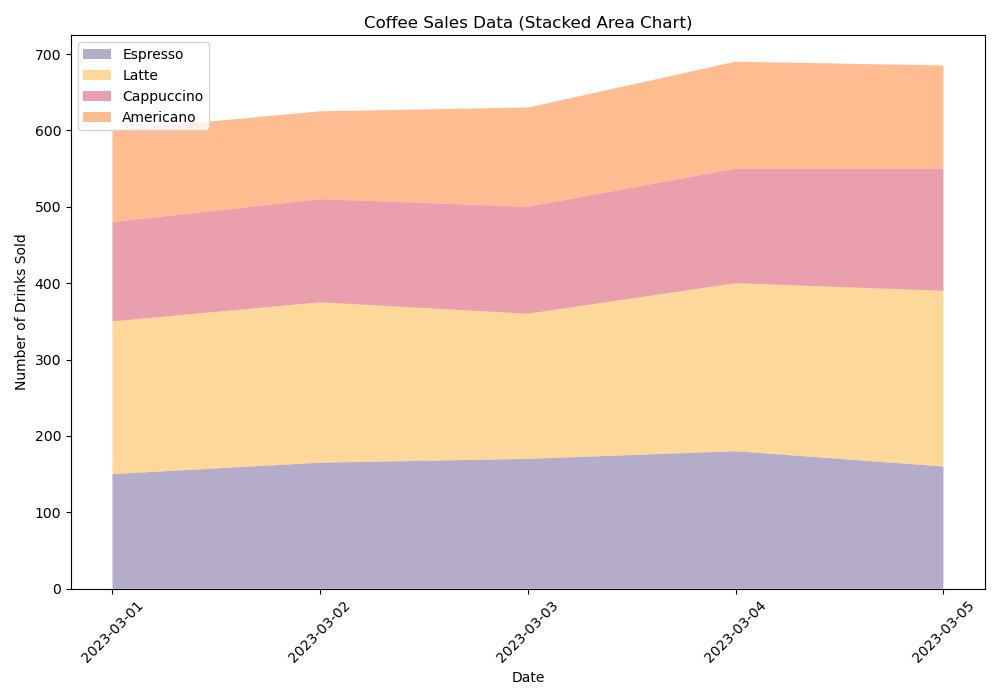

Reproduce this figure in Python.

import matplotlib.pyplot as plt
import matplotlib.dates as mdates
from datetime import datetime

# Given data
data = [
    {'Date': '2023-03-01', 'Espresso': 150, 'Latte': 200, 'Cappuccino': 130, 'Americano': 120},
    {'Date': '2023-03-02', 'Espresso': 165, 'Latte': 210, 'Cappuccino': 135, 'Americano': 115},
    {'Date': '2023-03-03', 'Espresso': 170, 'Latte': 190, 'Cappuccino': 140, 'Americano': 130},
    {'Date': '2023-03-04', 'Espresso': 180, 'Latte': 220, 'Cappuccino': 150, 'Americano': 140},
    {'Date': '2023-03-05', 'Espresso': 160, 'Latte': 230, 'Cappuccino': 160, 'Americano': 135}
]

# Parsing dates and sales data
dates = [datetime.strptime(d['Date'], '%Y-%m-%d') for d in data]
espresso_sales = [d['Espresso'] for d in data]
latte_sales = [d['Latte'] for d in data]
cappuccino_sales = [d['Cappuccino'] for d in data]
americano_sales = [d['Americano'] for d in data]

# Plotting the stacked area chart
plt.figure(figsize=(10, 7))

# Diversified color encoding
colors = ['#6b5b95', '#feb236', '#d64161', '#ff7b25']

plt.stackplot(dates, espresso_sales, latte_sales, cappuccino_sales, americano_sales, labels=['Espresso', 'Latte', 'Cappuccino', 'Americano'], colors=colors, alpha=0.5)

# Formatting the dates on the x-axis
plt.gca().xaxis.set_major_formatter(mdates.DateFormatter('%Y-%m-%d'))
plt.gca().xaxis.set_major_locator(mdates.DayLocator())

# Adding chart title and labels
plt.title('Coffee Sales Data (Stacked Area Chart)')
plt.xlabel('Date')
plt.ylabel('Number of Drinks Sold')

# Adding the legend
plt.legend(loc='upper left')

# Rotating date labels for better visibility
plt.xticks(rotation=45)

# Adjust the layout
plt.tight_layout()

# Show the plot
plt.show()
